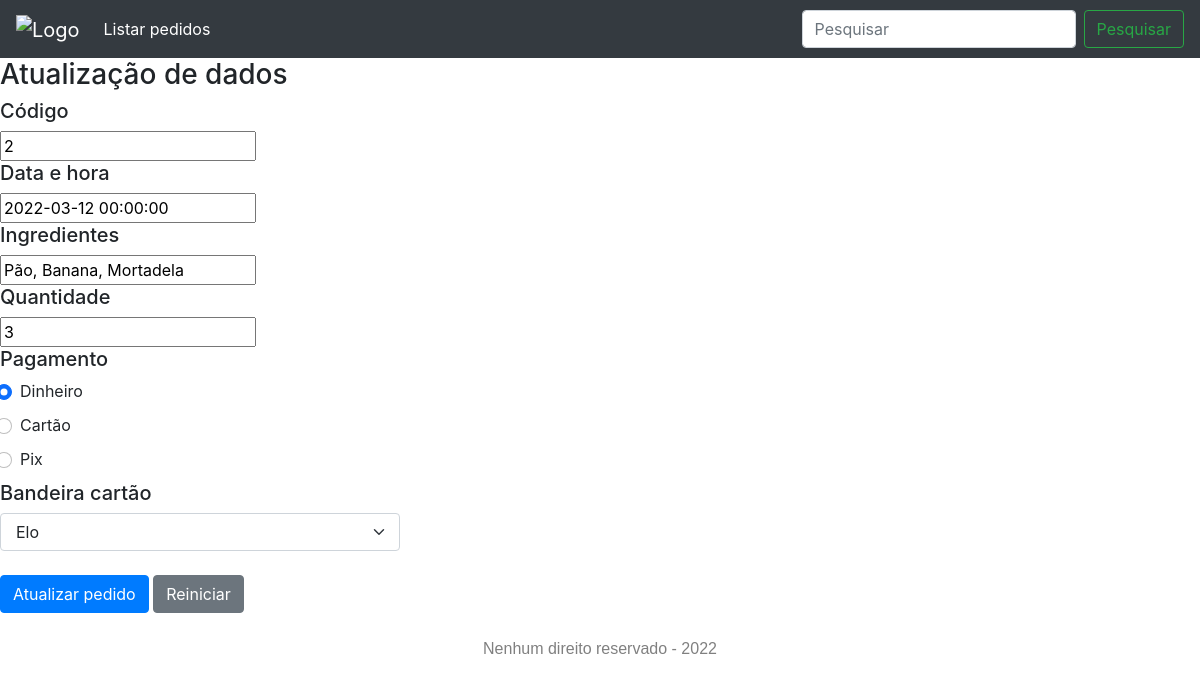
The app's page /public/atualiza.php?cod=2 with its own data.
### tables this page shows
CREATE TABLE `pedidos` (
  `cod` int(11) NOT NULL,
  `data_hora` datetime DEFAULT NULL,
  `ingredientes` text DEFAULT NULL,
  `qtde` int(11) DEFAULT NULL,
  `pgto` varchar(20) DEFAULT NULL,
  `card_flag` varchar(20) DEFAULT NULL
);

### src/model/Database.php (called while the page is built, shortened)
<?php
class Database {
   private $connection;
   private function connect()
   {
       $this->connection = new PDO(
           'mysql:'.
           'host='.MYSQL_SERVER.';'.
           'dbname='.MYSQL_DATABASE.';'.
           'charset='.MYSQL_CHARSET.';'.
           'port='.MYSQL_PORT,
           MYSQL_USER,
           MYSQL_PASS,
           array(PDO::ATTR_PERSISTENT => true)
       );
       $this->connection->setAttribute(PDO::ATTR_ERRMODE, PDO::ERRMODE_WARNING);
   }
   private function disconnect()
   {
       $this->connection = null;
   }
   public function select($sql, $parameters = null)
   {
        $result = null;
        try {
            if(!empty($parameters)){
                $myExecute = $this->connection->prepare($sql);
                $myExecute->execute($parameters);
                $result = $myExecute->fetchAll(PDO::FETCH_CLASS);
            } else {
                $myExecute = $this->connection->prepare($sql);
                $myExecute->execute();
                $result = $myExecute->fetchAll(PDO::FETCH_CLASS);
            }
        } catch (PDOException $error) {
            var_dump($error);
            return false;
        }
        return $result;
   }
}

### public/atualiza.php (the view, shortened to what this page needs)
<?php
require_once "../src/views/header_nav.php";
if( isset($_GET['cod']) ) {
    $cod = $_GET['cod'];
} else {
    header('location: ../public/lista.php');
}
require_once "../src/model/Database.php";
$db = new Database();
$resultDb = $db->select(
    "SELECT * FROM pedidos WHERE cod = $cod; "
);
?>
<form method="post" action="../data/save.php">
    <h3>Atualização de dados</h3>
    <h5>Código</h5>
    <input type="text" name="cod" value="<?= $resultDb[0]->cod ?>" readonly />
    <h5>Data e hora</h5>
    <input type="text" name="data_hora" value="<?= $resultDb[0]->data_hora ?>" readonly />
    <h5>Ingredientes</h5>
    <input type="text" name="ingredientes" value="<?= $resultDb[0]->ingredientes ?>" />
    <h5>Quantidade</h5>
    <input type="number" name="qtde" value="<?= $resultDb[0]->qtde ?>" min="1" />
    <h5>Pagamento</h5>
        <div class="form-check">
            <input type="radio" class="form-check-input" value="dinheiro" name="pgto" id="dinheiro" <?= ($resultDb[0]->pgto == 'dinheiro') ? 'checked' : '' ?> />
            <label for="dinheiro">Dinheiro</label>
        </div>
        <div class="form-check">
            <input type="radio" class="form-check-input" value="cartao" name="pgto" id="cartao" <?= ($resultDb[0]->pgto == 'cartao') ? 'checked' : '' ?> />
            <label for="cartao">Cartão</label>
        </div>
        <div class="form-check">
            <input type="radio" class="form-check-input" value="pix" name="pgto" id="pix" <?= ($resultDb[0]->pgto == 'pix') ? 'checked' : '' ?> />
            <label for="pix">Pix</label>
        </div>
    <h5>Bandeira cartão</h5>
        <select name="card-flag" class="form-select col-lg-4 col-sm-4">
            <option value="<?= $resultDb[0]->card_flag ?>"> <?= $resultDb[0]->card_flag ?> </option>
        </select>
    <br>
    <input type="submit" value="Atualizar pedido" class="btn btn-primary"/>
    <input type="reset" value="Reiniciar" class="btn btn-secondary"/>
</form>
<?php require_once "../src/views/footer.php"; ?>

### records on screen
pedidos: cod "2", data_hora "2022-03-12 00:00:00", ingredientes "Pão, Banana, Mortadela", qtde "3", pgto "☑ Dinheiro", pgto "☐ Cartão", pgto "☐ Pix", card-flag "Elo"
